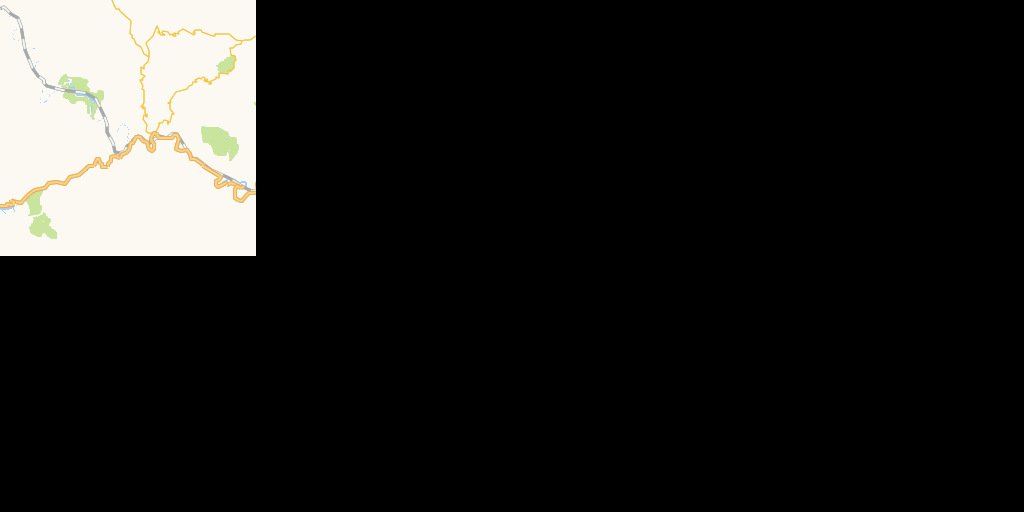
#> input picture Python/spider/imgs/10/841/387.png, 1024 x 512 px
$ python pyMap.py
#> lines starting #> are read from the running program, lines starting #| are printed output that depends on the picture
import os
import sys
import math
from urllib import request
from selenium import webdriver
from PIL import Image
from tqdm import trange
from os import  makedirs

def process_latlng(north, west, south, east, zoom, output):
    """
    download and mosaic by latlng
    """

    left, top = latlng2tilenum(north, west, zoom)
    right, bottom = latlng2tilenum(south, east, zoom)
    process_tilenum(left, right, top, bottom, zoom, output)


def process_tilenum(left, right, top, bottom, zoom, output):
    """
    download and mosaic by tile number
    """
    for x in trange(left, right + 1):
        for y in trange(top, bottom + 1):
            path = './img/%i/%i/%i.png' % (zoom, x, y)
            if not os.path.exists(path):
                _download(x, y, zoom)
    _mosaic(left, right, top, bottom, zoom, output)


def _download(x, y, z):
    # [5 lines of commented-out code are left out]
    url="https://wprd04.is.autonavi.com/appmaptile?lang=zh_cn&size=1&style=7&x=%s&y=%s&z=%s&scl=1&ltype=11"%(x,y,z)

    path = './imgs/%i/%i' % (z, x)
    if not os.path.isdir(path):
        os.makedirs(path)
    # driver = webdriver.PhantomJS()
    # driver.get(url)
    name = '%s/%i.png' % (path, y)
    # driver.save_screenshot(name)
    request.urlretrieve(url,name)
    img = Image.open(name)
    img.crop((0, 0, 256, 256)).save(name, "png")
    # driver.close()


def _mosaic(left, right, top, bottom, zoom, output):
#> called with left = 841, right = 844, top = 387, bottom = 388, zoom = 10, output = 'houmen.png'
    print('log')
    size_x = (right - left + 1) * 256
    size_y = (bottom - top + 1) * 256
    print(bottom)
    print(top)
    print("size_x=",size_x)
    print("size_y=",size_y)
    output_im = Image.new("RGB", (size_x, size_y))
#> output_im: PIL image 1024x512 RGB; every value is 0

    for x in trange(left, right + 1):
        for y in trange(top, bottom + 1):
            path = './imgs/%i/%i/%i.png' % (zoom, x, y)
            target_im = Image.open(path)
#> target_im is the input picture: PIL image 1024x512 RGB; mean R, G, B 31.1, 30.7, 29.1
            output_im.paste(target_im, (256 * (x - left), 256 * (y - top)))
            output_im.save(path)
    output_path = os.path.split(output)
#> output_path = ('', 'houmen.png')
    # if len(output_path) > 1 and len(output_path) != 0:
    #     if not os.path.isdir(output_path[0]):
    #         os.makedirs(output_path[0])
    output_im.save(output)
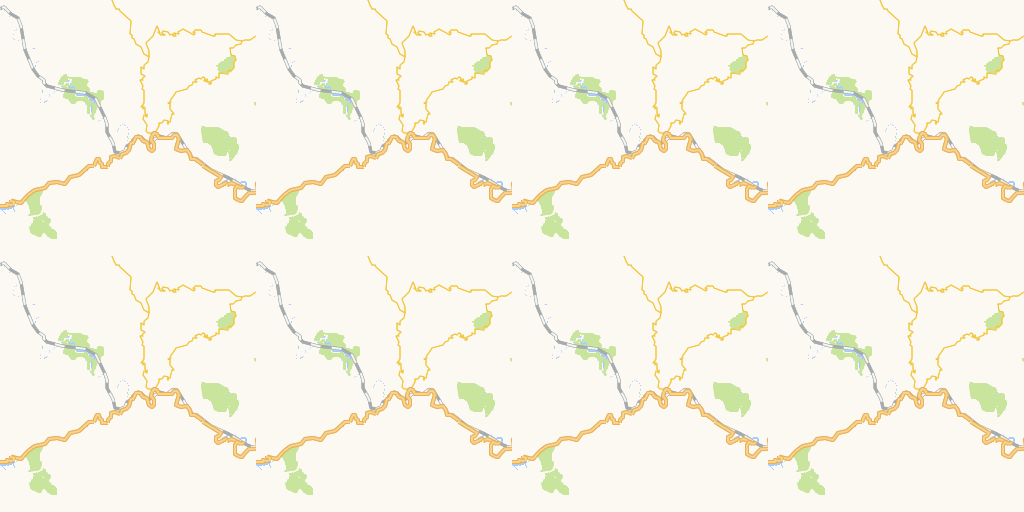
#> saved as houmen.png: PIL image 1024x512 RGB; mean R, G, B 248.5, 245.2, 232.7


def latlng2tilenum(lat_deg, lng_deg, zoom):
    """
    referencing http://www.cnblogs.com/Tangf/archive/2012/04/07/2435545.html
    """
    n = math.pow(2, int(zoom))
    xtile = ((lng_deg + 180) / 360) * n
    lat_rad = lat_deg / 180 * math.pi
    ytile = (1 - (math.log(math.tan(lat_rad) + 1 / math.cos(lat_rad)) / math.pi)) / 2 * n
    return math.floor(xtile), math.floor(ytile)


def teskt():
    process_latlng(40.070817, 115.965033, 39.71253, 116.819358, 10, 'houmen.png')


def cml():
    if not len(sys.argv) in [6, 7]:
        print('input 6 parameter northeast latitude,northeast longitude, southeast latitude, southeast longitude,zoom, output file')
        return
    process_latlng(float(sys.argv[1]), float(sys.argv[2]), float(sys.argv[3]), float(sys.argv[4]), int(sys.argv[5]), str(sys.argv[6]))

if __name__ == '__main__':
    teskt()
    # cml()
